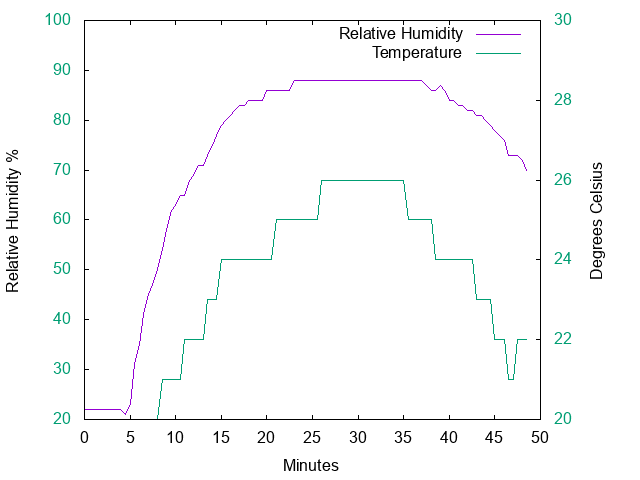

The gnuplot source for this figure:
set terminal png
set output "test.png"

set ylabel "Relative Humidity %"
set yrange [20:100]
set ytics nomirror tc lt 2
set y2label "Degrees Celsius"
set y2range [20:30]
set y2tics nomirror tc lt 2
set xlabel "Minutes"

plot "test.txt" using ($0/2):2 with lines title "Relative Humidity", \
     "test.txt" using ($0/2):3 with lines title "Temperature" axes x1y2
